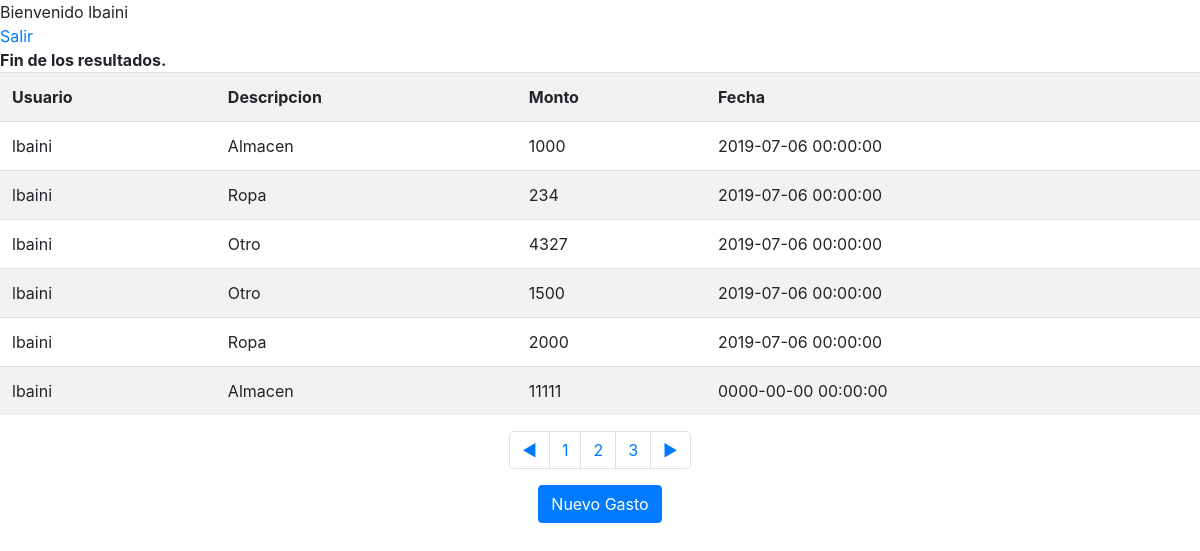
Page /tabla.php?pag=3 (signed in) on the committed database.
### tables this page shows
CREATE TABLE `gastos` (
  `gasto_id` int(11) NOT NULL,
  `usuario_id` int(11) NOT NULL,
  `categoria_id` int(11) NOT NULL,
  `monto` int(11) NOT NULL,
  `fecha` datetime NOT NULL
);

CREATE TABLE `usuario` (
  `user_id` int(11) NOT NULL,
  `usuario` varchar(100) NOT NULL,
  `password` varchar(100) NOT NULL,
  `mail` varchar(100) NOT NULL
);

CREATE TABLE `categoria` (
  `categoria_id` int(11) NOT NULL,
  `descripcion` varchar(50) NOT NULL
);

### mysql.php (called while the page is built, shortened)
<?php class miconexion {
private $dbhost = 'localhost';
private $dbuser = 'root';
private $dbpass = '';
private $dbname = 'webmaster';
public function conexion () {
$link_id = new mysqli($this->dbhost,$this->dbuser,$this->dbpass,$this->dbname);
if ($link_id ->connect_error) {
echo "Error de Connexion ($link_id->connect_errno)
$link_id->connect_error\n";
exit;
} else {
return $link_id;
}
}
public function dameResultSet($query){
$instanciaMysql=new miconexion();
$instanciaConexion=$instanciaMysql->conexion();
$consulta=mysqli_query($instanciaConexion,$query) or die(mysqli_error($instanciaConexion));
return $consulta;
}
} ?>

### paginador.php (the view)
<?php
require "validaUsuario.php";
include "mysql.php";
$CantidadMostrar=8;
$instanciaMysql=new miconexion();
$resultSet=$instanciaMysql->dameResultSet("SELECT *  FROM `gastos`");
    $compag         =(int)(!isset($_GET['pag'])) ? 1 : $_GET['pag'];
	$TotalReg       =$resultSet->num_rows;
  	$TotalRegistro  =ceil($TotalReg/$CantidadMostrar);
    if(($compag +1)<=$TotalRegistro){
        echo "<br><strong>Mostrando ".$CantidadMostrar*$compag." de ".$TotalReg."</strong>";
    }else{
        echo "<br><strong>Fin de los resultados.</strong>";
    }
	$consultavistas ="SELECT
						usr.usuario,
						cat.descripcion,
						gas.monto,
						gas.fecha
						FROM `gastos` gas
						inner join categoria cat on gas.categoria_id=cat.categoria_id
						inner join usuario usr on gas.usuario_id=usr.user_id
						order by gas.fecha desc
						LIMIT ".(($compag-1)*$CantidadMostrar)." , ".$CantidadMostrar;
    $instanciaMysql2=new miconexion();
    $resultSet2=$instanciaMysql2->dameResultSet($consultavistas);
	echo "<table class='table table-striped'><tr><th>Usuario</th><th>Descripcion</th><th>Monto</th><th>Fecha</th></tr>";
	while ($lista=$resultSet2->fetch_row()) {
	     echo "<tr><td>".$lista[0]."</td><td>".$lista[1]."</td><td>".$lista[2]."</td><td>".$lista[3]."</td></tr>";
	}
	     echo "</table>";
	$IncrimentNum =(($compag +1)<=$TotalRegistro)?($compag +1):1;
  	$DecrementNum =(($compag -1))<1?1:($compag -1);
    echo "<div class='paginacionCentrada'>";
	echo "<ul class='pagination'><li class=\"page-item\"><a class='page-link' href=\"?pag=".$DecrementNum."\">◀</a></li>";
     $Desde=$compag-(ceil($CantidadMostrar/2)-1);
     $Hasta=$compag+(ceil($CantidadMostrar/2)-1);
     $Desde=($Desde<1)?1: $Desde;
     $Hasta=($Hasta<$CantidadMostrar)?$CantidadMostrar:$Hasta;
     for($i=$Desde; $i<=$Hasta;$i++){
     	if($i<=$TotalRegistro){
     	  if($i==$compag){
           echo "<li class=\"page-item\"><a class='page-link' href=\"?pag=".$i."\">".$i."</a></li>";
     	  }else {
     	  	echo "<li class=\"page-item\"><a class='page-link' href=\"?pag=".$i."\">".$i."</a></li>";
     	  }
     	}
     }
	echo "<li class=\"page-item\"><a class='page-link' href=\"?pag=".$IncrimentNum."\">▶</a></li></ul>";
    echo "</div>";
?>

### css/estilos.css (style rules this page uses)
.paginacionCentrada { display: flex; justify-content: center; }
* { margin: 0; padding: 0; }

### rows in the picture
gastos: usuario.usuario "lbaini", categoria.descripcion "Almacen", monto "1000", fecha "2019-07-06 00:00:00"
gastos: usuario.usuario "lbaini", categoria.descripcion "Ropa", monto "234", fecha "2019-07-06 00:00:00"
gastos: usuario.usuario "lbaini", categoria.descripcion "Otro", monto "4327", fecha "2019-07-06 00:00:00"
gastos: usuario.usuario "lbaini", categoria.descripcion "Otro", monto "1500", fecha "2019-07-06 00:00:00"
gastos: usuario.usuario "lbaini", categoria.descripcion "Ropa", monto "2000", fecha "2019-07-06 00:00:00"
gastos: usuario.usuario "lbaini", categoria.descripcion "Almacen", monto "11111", fecha "0000-00-00 00:00:00"

### other values in the picture
$_SESSION["usuario"] "lbaini"
